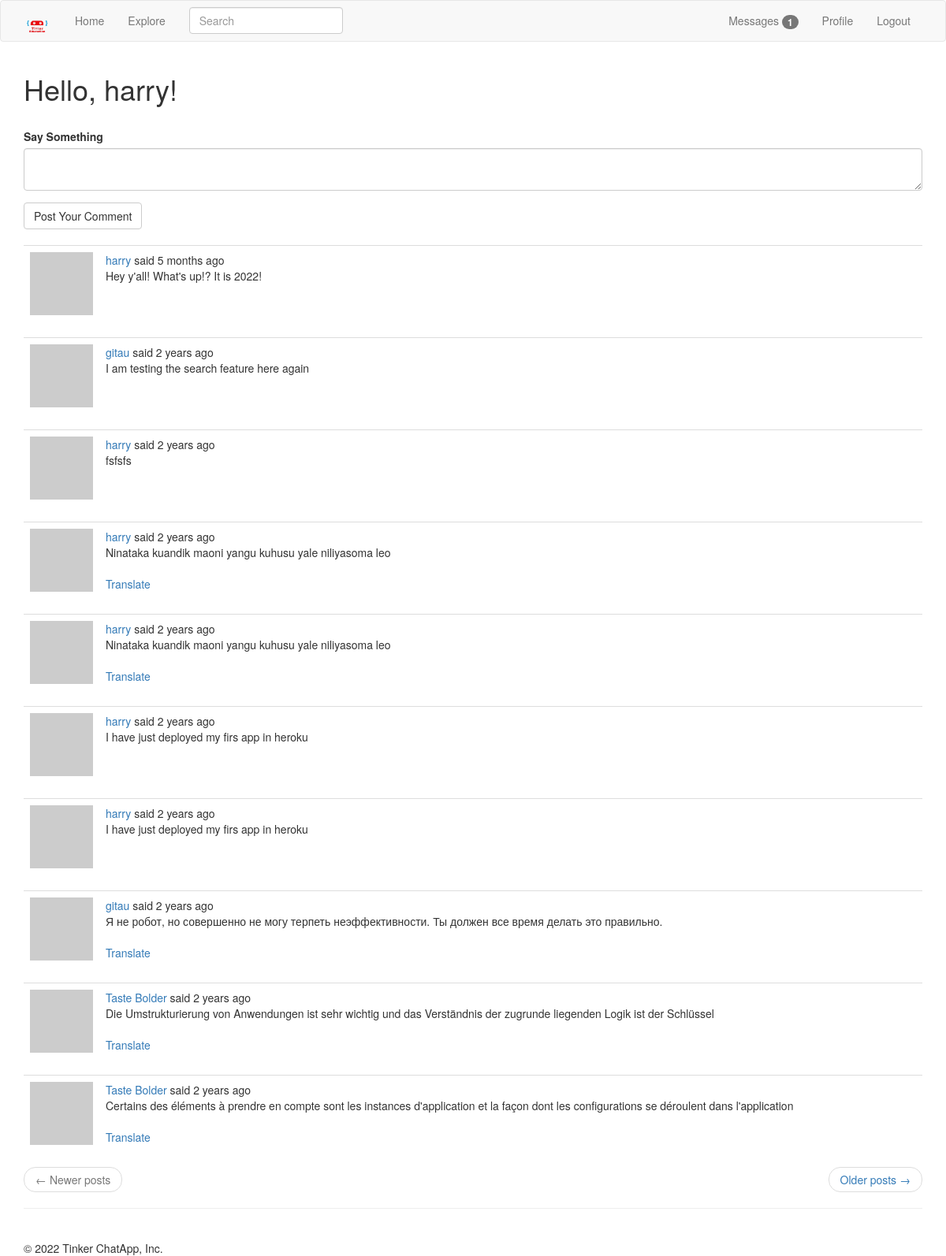
The page /main/home (signed in) on the database its author committed.
### app/models.py (models this page shows, shortened)
class User( UserMixin ,db.Model):
    id = db.Column(db.Integer, primary_key = True)
    username = db.Column(db.String(64), unique = True, index = True)
    email = db.Column(db.String(120), unique = True, index = True)
    password_hash = db.Column(db.String(128))
    posts = db.relationship('Post', backref = 'author', lazy = 'dynamic')
    about_me = db.Column(db.String(140))
    last_seen = db.Column(db.DateTime, default = datetime.utcnow)
    messages_sent = db.relationship('Message', foreign_keys='Message.sender_id', backref='author', lazy = 'dynamic')
    messages_received = db.relationship('Message', foreign_keys='Message.recipient_id', backref='recipient', lazy='dynamic')
    last_message_read_time = db.Column(db.DateTime) # the last time the user visited the messages page
    notifications = db.relationship('Notification', backref='user', lazy='dynamic')
    followed = db.relationship(
        'User',
        secondary = followers,
        primaryjoin = (followers.c.follower_id == id),
        secondaryjoin = (followers.c.followed_id == id),
        backref = db.backref('followers', lazy = 'dynamic'),
        lazy = 'dynamic'
    )
    def avatar(self, size):
        digest = md5(self.email.lower().encode('utf-8')).hexdigest()
        return 'https://www.gravatar.com/avatar/{}?d=identicon&s={}'.format(digest, size)
    def followed_posts(self):
        followed = Post.query.join(
            followers,
            (followers.c.followed_id == Post.user_id)).filter(
                followers.c.follower_id == self.id
            )
        own = Post.query.filter_by(user_id = self.id)
        return followed.union(own).order_by(Post.timestamp.desc())
    def new_messages(self):
        last_read_time = self.last_message_read_time or datetime(1900, 1, 1)
        return Message.query.filter_by(recipient=self).filter(
            Message.timestamp > last_read_time
        ).count()

class SearchableMixin(object):
    @classmethod
    def before_commit(cls, session):
        session._changes = {
            'add': list(session.new),
            'update': list(session.dirty),
            'delete': list(session.deleted)
        }
    @classmethod
    def after_commit(cls, session):
        for obj in session._changes['add']:
            if isinstance(obj, SearchableMixin):
                add_to_index(obj.__tablename__, obj)
        for obj in session._changes['update']:
            if isinstance(obj, SearchableMixin):
                add_to_index(obj.__tablename__,obj)
        for obj in session._changes['delete']:
            if isinstance(obj, SearchableMixin):
                remove_from_index(obj.__tablename__, obj)
        session._changes = None

class Post(SearchableMixin, db.Model):
    __searchable__ = ['body']
    id = db.Column(db.Integer, primary_key = True)
    body = db.Column(db.String(140))
    timestamp = db.Column(db.DateTime, index = True, default = datetime.utcnow)
    user_id = db.Column(db.Integer, db.ForeignKey('user.id'))
    language = db.Column(db.String(5))

### app/main/routes.py (the view, shortened to what this page needs)
@bp.route('/', methods = ['GET', 'POST'])
@bp.route('/home', methods = ['GET', 'POST'])
@login_required
def home():
    form = PostForm()
    page = request.args.get('page', 1, type=int)
    posts = current_user.followed_posts().paginate(
        page, current_app.config['POSTS_PER_PAGE'], False
    )
    next_url = url_for('main.home', page = posts.next_num) \
        if posts.has_next else None
    prev_url = url_for('main.home', page = posts.prev_num) \
        if posts.has_prev else None
    return render_template('main/home.html', title = _('Home'), form = form, posts = posts.items, prev_url = prev_url, next_url = next_url)

### app/main/forms.py
class SearchForm(FlaskForm):
    q = StringField(_('Search'), validators = [DataRequired()])
    def __init__(self, *args, **kwargs):
        if 'formdata' not in kwargs:
            kwargs['formdata'] = request.args
        if 'csrf_enabled' not in kwargs:
            kwargs['csrf_enabled'] = False
        super(SearchForm, self).__init__(*args, **kwargs)

class PostForm(FlaskForm):
    post = TextAreaField(_l('Say Something'), validators = [DataRequired()])
    submit = SubmitField('Post Your Comment')

### app/main/routes.py (called while the page is built)
@bp.before_app_request
def before_request():
    if current_user.is_authenticated:
        current_user.last_seen = datetime.utcnow()
        db.session.commit()
        g.search_form= SearchForm()
    g.locale = str(get_locale())

### app/models.py (called while the page is built)
@login.user_loader
def load_user(id):
    return User.query.get(int(id))

### app/templates/main/home.html (shortened to what this page needs)
{% extends 'main/base.html' %}
{% import 'bootstrap/wtf.html' as wtf %}
{% block app_content %}
    <h1>Hello, {{current_user.username}}!</h1><br>
    {% if form %}
        <form action="" method="POST">
            {{ wtf.quick_form(form) }}
        </form><br>
    {% endif %}
    {% for post in posts %}
        {% include 'main/_posts.html' %}
    {% endfor %}
    <nav aria-label="...">
        <ul class="pager">
            <li class="previous{% if not prev_url %} disabled{% endif %}">
                <a href="{{ prev_url or '#' }}">
                    <span aria-hidden="true">&larr;</span> {{ _('Newer posts') }}
                </a>
            </li>
            <li class="next{% if not next_url %} disabled{% endif %}">
                <a href="{{ next_url or '#' }}">
                    {{ _('Older posts') }} <span aria-hidden="true">&rarr;</span>
                </a>
            </li>
        </ul>
    </nav>
{% endblock %}

### app/templates/main/_posts.html (shortened to what this page needs)
<table class="table table-hover">
    <tr valign = 'top'>
        <td width="70px">
            <a href="{{ url_for('main.profile', username=post.author.username) }}">
                <img src="{{ post.author.avatar(36) }}" />
            </a>
        </td>
        <td>
            {{ _('%(username)s said %(when)s',
                username=user_link, when=moment(post.timestamp).fromNow()) }}
            <br>
            <span id="post{{ post.id }}">{{ post.body }}</span>
            {% if post.language and post.language != g.locale %}
                <br><br>
                <span id="translation{{ post.id }}">
                    <a href="javascript:translate(
                                '#post{{ post.id }}',
                                '#translation{{ post.id }}',
                                '{{ post.language }}',
                                '{{ g.locale }}');">{{ _('Translate') }}</a>
                </span>
            {% endif %}
        </td>
    </tr>
</table>

### rows shown on the page
User: username "harry"
Post: body "Hey y'all! What's up!? It is 2022!"
Post: body "I am testing the search feature here again"
Post: body "fsfsfs"
Post: body "Ninataka kuandik maoni yangu kuhusu yale niliyasoma leo"
Post: body "Ninataka kuandik maoni yangu kuhusu yale niliyasoma leo"
Post: body "I have just deployed my firs app in heroku"
Post: body "I have just deployed my firs app in heroku"
Post: body "Я не робот, но совершенно не могу терпеть неэффективности. Ты должен все время делать это правильно."
Post: body "Die Umstrukturierung von Anwendungen ist sehr wichtig und das Verständnis der zugrunde liegenden Logik ist der Schlüssel"
Post: body "Certains des éléments à prendre en compte sont les instances d'application et la façon dont les configurations se déroulent dans l'application"

### other values the page prints
{{ new_messages }} "1"
{{ moment().format('YYYY') }} "2022"
